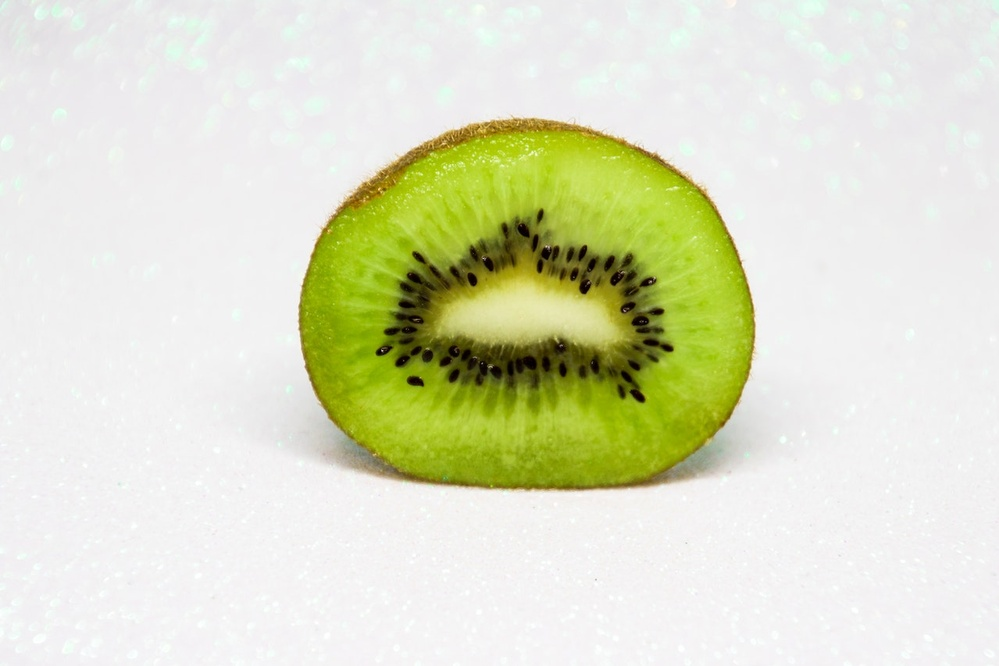
#> input picture Kiwi & Lemon Detection on Image/Media/Kiwi.jpg, 999 x 666 px, shrunk from 1279 x 853 before the run
$ python main.py
#> lines starting #> are read from the running program, lines starting #| are printed output that depends on the picture; after the words box and inside, x2 and y2 are one past the last pixel; in counts of white or black regions, pixels touching at a corner belong together
"""
@Project_Description:
    Detect kiwi and lemon while iterating over pixels with
    custom function, then apply threshold on detected objects.

@Author:
    Can Ali Ates
"""

# Import Libraries.
import os
import cv2


# Fruit Detection Function.
def fruit_finder(image, lower, upper, color="Blue"):

    # Control Workflow.
    x1_found, y1_found = False, False

    # Color Codes Arranged According to OpenCV BGR Format.
    if color == "Blue":
        color_code = 0
    elif color == "Green":
        color_code = 1
    else:
        color_code = 2

    # Find Object's X1 and X2 Position.
    for x in range(0, image.shape[1]):
        for y in range(0, image.shape[0]):
            if lower < image[y, x, color_code] < upper:
                if x1_found:
                    x2 = x
                else:
                    x1 = x
                    x1_found = True

    # Find Object's Y1 and Y2 Position.
    for y in range(0, image.shape[0]):
        for x in range(0, image.shape[1]):
            if lower < image[y, x, color_code] < upper:
                if y1_found:
                    y2 = y
                else:
                    y1 = y
                    y1_found = True

    # Return Borders of Object.
    return x1, x2, y1, y2


# Read Kiwi Image.
kiwi = cv2.imread("Media/Kiwi.jpg")
#> kiwi is the input picture: shape (666, 999, 3); mean B, G, R 197.5, 224.5, 221

# Determine Borders of Kiwi Object.
x1, x2, y1, y2 = fruit_finder(kiwi, 120, 180, "Green")
#> x1 = 298; x2 = 754; y1 = 118; y2 = 490

# Draw Rectangle Around Kiwi Object.
cv2.rectangle(kiwi, (x1, y1), (x2, y2), (0, 0, 255), 3)
#> kiwi: shape (666, 999, 3); 1.24% of pixels changed, all inside (x1, y1, x2, y2) = (296, 116, 757, 493)

# Find ROI of Kiwi Object.
kiwi_roi = kiwi[y1:y2, x1:x2]
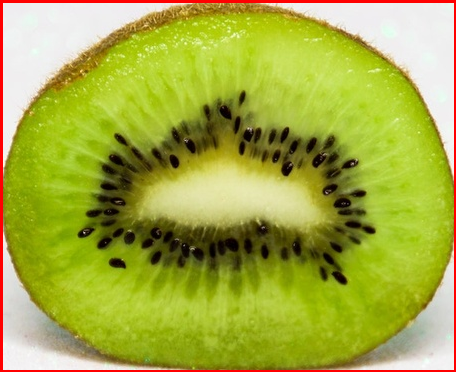
#> kiwi_roi: shape (372, 456, 3); mean B, G, R 66.6, 172.2, 165.6

# Convert Object to GrayScale.
kiwi_gray = cv2.cvtColor(kiwi_roi, cv2.COLOR_BGR2GRAY)
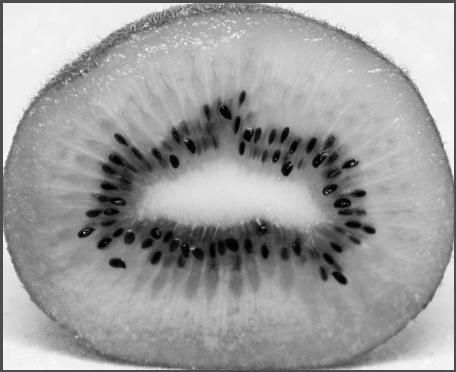
#> kiwi_gray: shape (372, 456); min 1, max 252, mean 158.2

# Apply Threshold to Kiwi Object.
_, kiwi_threshold = cv2.threshold(kiwi_gray, 200, 255, cv2.THRESH_BINARY_INV)
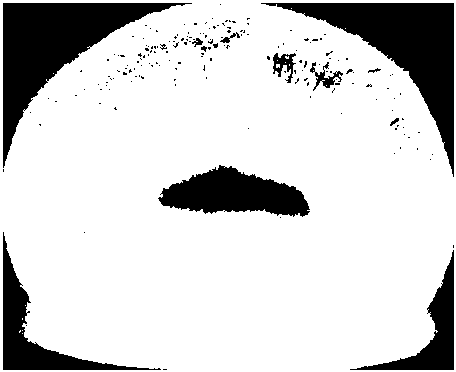
#> kiwi_threshold: shape (372, 456); 81.5% white; 181 black regions (168 under 20 px), largest, box (x1, y1, x2, y2) and area: (3, 3, 192, 168) 9365, (261, 3, 454, 177) 9219, (158, 165, 310, 217) 4805

# Show Detected Kiwi Object.
cv2.imshow("Detected Kiwi", kiwi)

# Read Lemon Image.
lemon = cv2.imread("Media/Lemon.jpg")
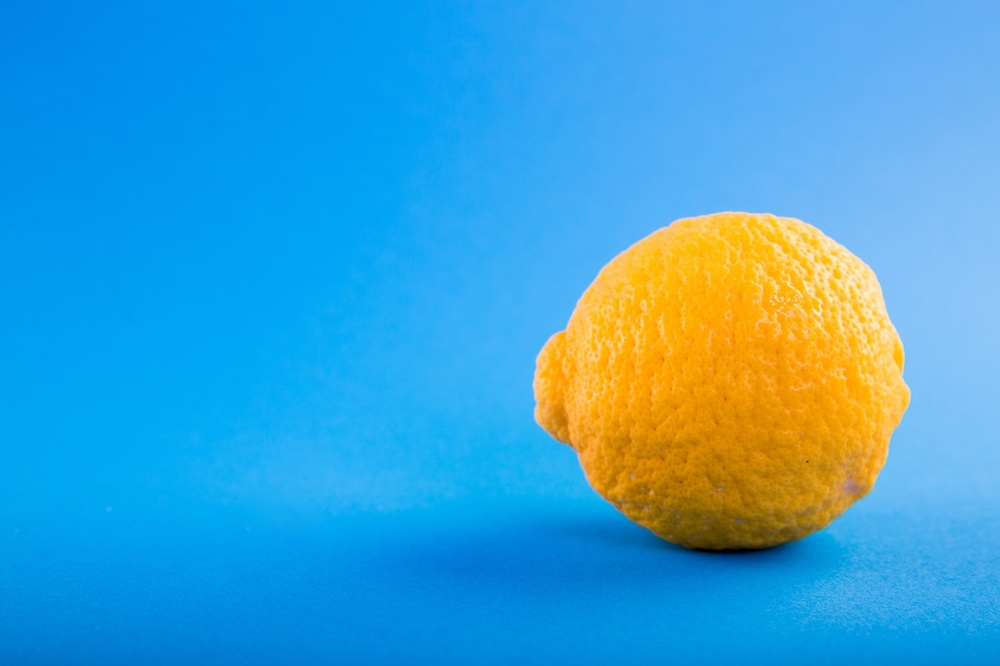
#> input picture Kiwi & Lemon Detection on Image/Media/Lemon.jpg, 1000 x 666 px, shrunk from 1280 x 853 before the run
#> lemon is the input picture: shape (666, 1000, 3); mean B, G, R 208.3, 161.8, 61.7

# Determine Borders of Lemon Object.
x1, x2, y1, y2 = fruit_finder(lemon, 180, 255, "Red")
#> x1 = 533; x2 = 910; y1 = 211; y2 = 522

# Draw Rectangle Around Lemon Object.
cv2.rectangle(lemon, (x1, y1), (x2, y2), (0, 0, 255), 3)
#> lemon: shape (666, 1000, 3); 1.03% of pixels changed, all inside (x1, y1, x2, y2) = (531, 209, 913, 525)

# Find ROI of Lemon Object.
lemon_roi = lemon[y1:y2, x1:x2]
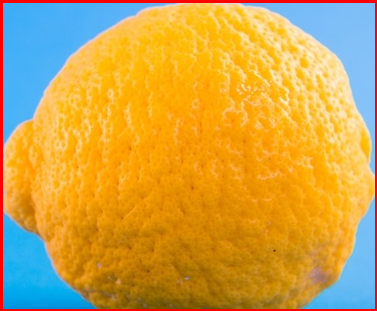
#> lemon_roi: shape (311, 377, 3); mean B, G, R 75, 163.4, 205.2

# Convert Lemon Object to GrayScale.
lemon_gray = cv2.cvtColor(lemon_roi, cv2.COLOR_BGR2GRAY)
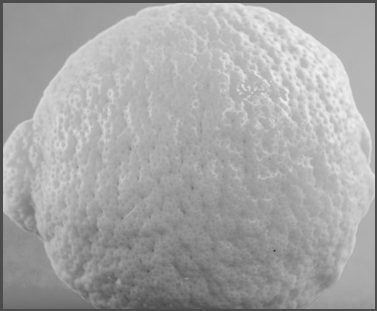
#> lemon_gray: shape (311, 377); min 47, max 241, mean 165.8

# Apply Threshold to Lemon Object.
_, lemon_threshold = cv2.threshold(lemon_gray, 185, 255, cv2.THRESH_BINARY)
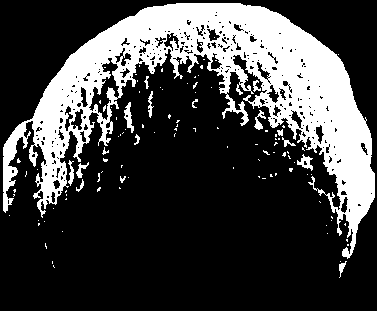
#> lemon_threshold: shape (311, 377); 25.6% white; 112 white regions (95 under 20 px), largest, box (x1, y1, x2, y2) and area: (3, 3, 375, 259) 28666, (124, 102, 134, 133) 145, (297, 154, 313, 171) 123

# Show Detected Lemon Object.
cv2.imshow("Detected Lemon", lemon)

# Create A Directory to Save Detector Results.
if not os.path.isdir("Output"):
    os.mkdir("Output")

# Save Detector Results.
cv2.imwrite("Output/Kiwi_Threshold.jpg", kiwi_threshold)
cv2.imwrite("Output/Kiwi_Detected.jpg", kiwi)

cv2.imwrite("Output/Lemon_Threshold.jpg", lemon_threshold)
cv2.imwrite("Output/Lemon_Detected.jpg", lemon)

# Close All Windows.
cv2.waitKey(0)
cv2.destroyAllWindows()
